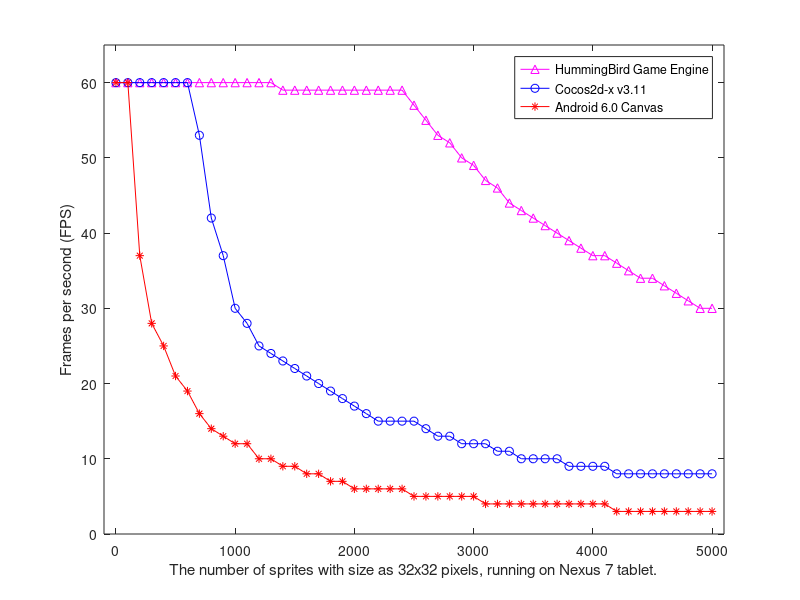

MATLAB code for this plot:
x=0:100:5000;

% FPS experiment
android=[];
hummingbird=[60, 60, 60, 60, 60, 60, 60, 60, 60, 60, 60, 60, 60, 60, 59, 59, 59, ..., %1600
    59, 59, 59, 59, 59, 59, 59, 59, 57, 55, 53, 52, 50, 49, ..., %1700~3000
    47, 46, 44, 43, 42, 41, 40, 39, 38, 37 ..., %3100~4000
    37, 36, 35, 34, 34, 33, 32, 31, 30, 30];%4100~5000

cocos2dx=[60, 60, 60, 60, 60, 60, 60, 53, 42, 37, 30, ...,  %0~1000
    28, 25, 24, 23, 22, 21, 20, 19, 18, 17, ...,    %1100~2000
    16, 15, 15, 15, 15, 14, 13, 13, 12, 12 ...,  %2100~3000
    12, 11, 11, 10, 10, 10, 10, 9, 9, 9 ...,   %3100 ~4000
     9, 8, 8, 8, 8, 8, 8, 8, 8, 8]; %4100~5000
 
 canvas=[60, 60, 37, 28, 25, 21, 19, 16, 14, 13, 12 ...,  %0~1000
    12, 10, 10, 9, 9, 8, 8, 7, 7, 6, ...,    %1100~2000
    6, 6, 6, 6, 5, 5, 5, 5, 5, 5 ...,  %2100~3000
    4, 4, 4, 4, 4, 4, 4, 4, 4, 4 ...,   %3100 ~4000
    4, 3, 3, 3, 3, 3, 3, 3, 3, 3]; %4100~5000

 figure('Position', [100, 100, 800, 500]);
 plot(x,hummingbird, '-m^',  x, cocos2dx, '-bo', x, canvas, '-r*');
 ylim([0, 65]);
 xlim([-100, 5100]);
 xlabel('The number of sprites with size as 32x32 pixels, running on Nexus 7 tablet.');
 ylabel('Frames per second (FPS)');
 legend({'HummingBird Game Engine','Cocos2d-x v3.11','Android 6.0 Canvas'});
